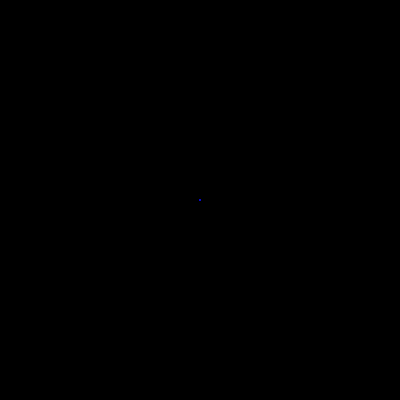
Frame 1 (no input)
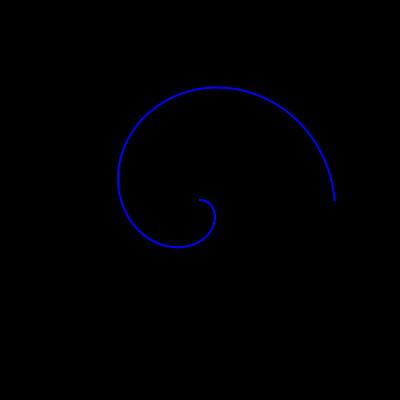
Frame 60 (no input)
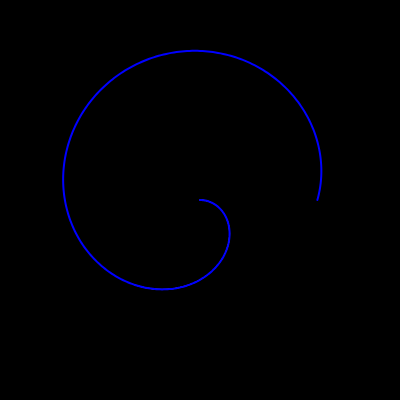
Frame 120 (the mouse pressed at the canvas centre since frame 60)

The p5.js sketch that drew these frames (run headless with seeded random() and noise() and a simulated clock; from frame 60 on, the mouse is pressed at the canvas centre):

// p5.js sketch
// ── sketch.js
let n = 0;
let d = 0;

function setup() {
  createCanvas(400, 400);
  angleMode(DEGREES);
}

function draw() {
  background(0);
  translate(width / 2, height / 2);

  noFill();
  stroke(255);
  strokeWeight(1);
  beginShape();
  for (let i = 0; i < 361; i++) {
    let k = i * d;
    let r = 150 * sin(n * k);
    let x = r * cos(k);
    let y = r * sin(k);
    vertex(x, y);
  }
  endShape();

  noFill();
  stroke(0, 0, 255);
  strokeWeight(2);
  beginShape();
  for (let i = 0; i < 361; i++) {
    let k = i;
    let r = 150 * sin(n * k);
    let x = r * cos(k);
    let y = r * sin(k);
    vertex(x, y);
  }
  endShape();
  n += 0.003;
  d += 0.003;
}

function windowResized() {
  resizeCanvas(400, 400);
}

// ── styles.css
body {
  margin: 0;
  padding: 0;
  box-sizing: border-box;
  background-color: black;
}
canvas {
 
  position: absolute;
  left: 50%;
  top: 50%;
  transform: translate(-50%, -50%);
}
